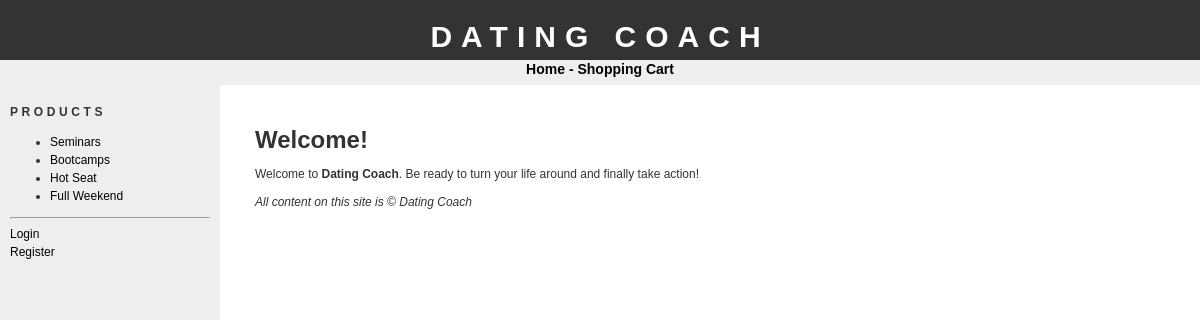
The page / on the database its author committed.
### tables this page shows
CREATE TABLE `categories` (
  `id` tinyint(4) NOT NULL,
  `name` varchar(100) NOT NULL
);

### config.php (called while the page is built, shortened)
<?php
$config_basedir = "http://localhost/go4shop/";

### bar.php (the view)
<h1>Products</h1>
<ul>
<?php
$catsql = "SELECT * FROM categories;";
$catres = mysql_query($catsql);
while($catrow = mysql_fetch_assoc($catres))
{
echo "<li><a href='" . $config_basedir. "products.php?id=" . $catrow['id'] . "'>". $catrow['name'] . "</a></li>";
}
?>
</ul>

### css/stylesheet.css (style rules this page uses)
body { font-family: "trebuchet ms", verdana, sans-serif; font-size: 12px; line-height: 1.5em; color: #333; background: #ffffff; margin: 0; padding: 0; text-align: center; width: 100%; }
a:link { text-decoration: none; color: #000; }
#bar h1 { font-size: 12px; text-transform: uppercase; letter-spacing: 0.3em; }

### rows shown on the page
categories: name "Seminars"
categories: name "Bootcamps"
categories: name "Hot Seat"
categories: name "Full Weekend"

### other values the page prints
$config_sitename "DATING COACH"
$config_sitename "Dating Coach"
